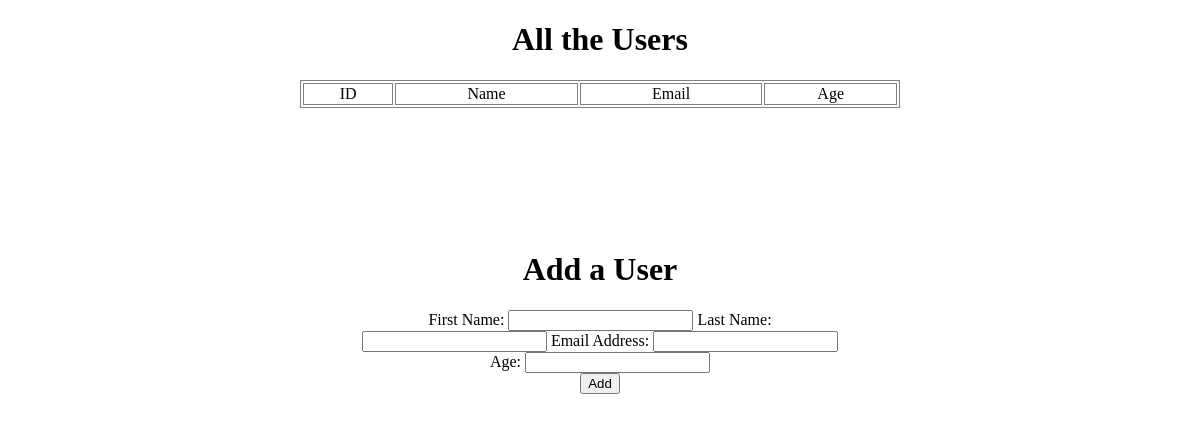
/, run on an earlier commit of the app's database.
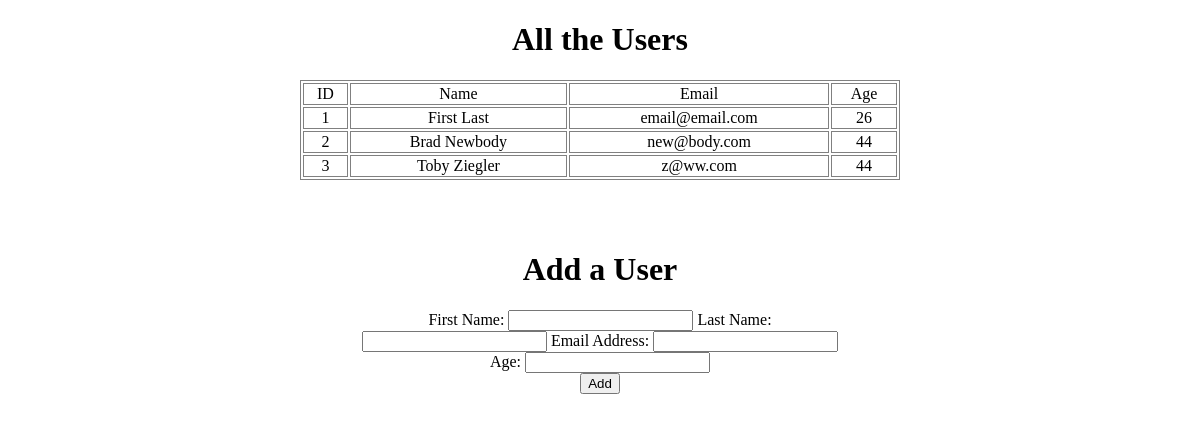
And on a later commit of the database.
### users_app/models.py (models this page shows, shortened)
class Users(models.Model):
    first_name = models.CharField(max_length=255)
    last_name = models.CharField(max_length=255)
    email_address = models.CharField(max_length=255)
    age = models.IntegerField()

### users_app/views.py (the view)
# urls.py: path('', views.index),
def index(request):
    context = {
        "users": Users.objects.all()
    }
    return render(request, 'index.html', context)

### users_app/templates/index.html (shortened to what this page needs)
<!DOCTYPE html>
<html lang="en">
<head>
    {% load static %}
    <link rel="stylesheet" href="{% static 'style.css' %}">
</head>
<body>
    <div class='wrapper'>
        <h1>All the Users</h1>
        <div class='table-scroll-control'>
            <table>
                <thead>
                    <tr>
                        <td>ID</td>
                        <td>Name</td>
                        <td>Email</td>
                        <td>Age</td>
                    </tr>
                </thead>
                <tbody>
                    {% for user in users %}
                        <tr>
                            <td>{{ user.id }}</td>
                            <td>{{ user.first_name }} {{ user.last_name }}</td>
                            <td>{{ user.email_address }}</td>
                            <td>{{ user.age }}</td>
                        </tr>
                    {% endfor %}
                </tbody>
            </table>
        </div>
        <div class='container'>
            <form action='/add_user' method='POST'>
                <h1>Add a User</h1>
                <label>First Name:</label>
                <input type="text" name='first_name' id='first_name'>
                <label for="last_name">Last Name:</label>
                <input type="text" name='last_name' id='last_name'>
                <label for="email_address">Email Address:</label>
                <input type="text" name='email_address' id='email_address'>
                <label for="age">Age:</label>
                <input type="text" name='age' id='age'>
                <button type="submit">Add</button>
            </div>
    </div>
</body>
</html>

### users_app/static/style.css (style rules this page uses)
.wrapper { text-align: center; width: 60%; margin: 0 auto; }
.table-scroll-control { height: 150px; overflow-y: scroll; }
.table-scroll-control > table { width: 600px; margin: 0 auto; border: 1px gray solid; }
td, th { border: 1px gray solid; }
.container { width: 500px; margin: 0 auto; }
form > button { display: block; margin: 0 auto; }

What changed in the data, as far as the page shows it:
added Users: id "1", first_name "First", last_name "Last", email_address "email@email.com", age "26"
added Users: id "2", first_name "Brad", last_name "Newbody", email_address "new@body.com", age "44"
added Users: id "3", first_name "Toby", last_name "Ziegler", email_address "z@ww.com", age "44"
